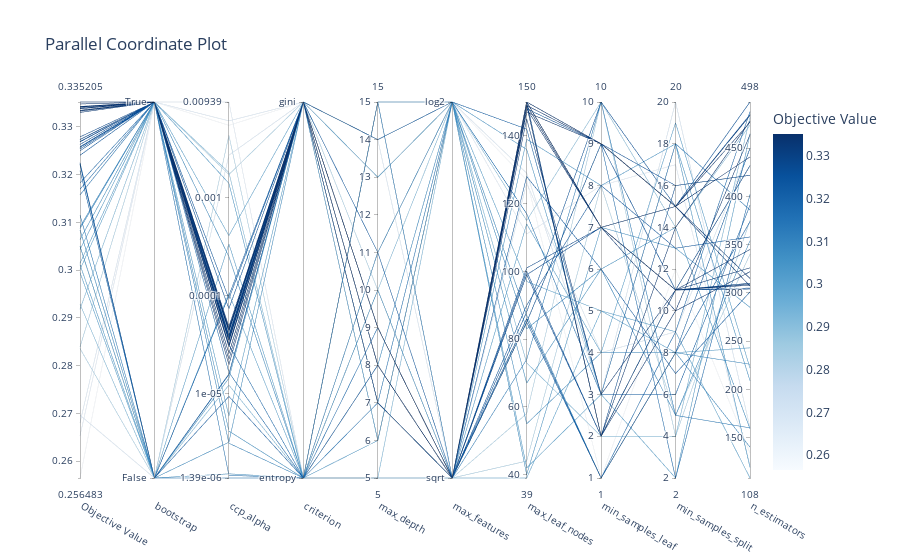

Notebook code for this chart:
### Code cell
visualizations['parallel_coordinate']

### Figure 1 — Plotly figure (JSON) as saved in the notebook; plotly's stock layout.template omitted (floating-point values rounded to 4 significant figures)
{"data": [{"dimensions": [{"label": "Objective Value", "range": [0.2565, 0.3352], "values": [0.3225, 0.2696, 0.3015, 0.2839, 0.2995, 0.2836, 0.324, 0.3011, 0.305, 0.3158, 0.2565, 0.305, 0.2653, 0.3085, 0.3333, 0.3064, 0.3091, 0.268, 0.2918, 0.3115, 0.3043, 0.3001, 0.2929, 0.3208, 0.3087, 0.317, 0.3221, 0.3223, 0.3183, 0.3342, 0.3257, 0.3352, 0.3339, 0.3343, 0.325, 0.3348, 0.3335, 0.3341, 0.3273, 0.3279, 0.3334, 0.333, 0.3338, 0.3334, 0.3269, 0.3254, 0.3258, 0.3273, 0.3269, 0.3263]}, {"label": "bootstrap", "range": [0, 1], "ticktext": ["False", "True"], "tickvals": [0, 1], "values": [0, 0, 1, 1, 0, 0, 1, 0, 0, 1, 1, 0, 1, 0, 1, 1, 1, 1, 1, 0, 1, 1, 0, 0, 1, 1, 0, 0, 1, 1, 1, 1, 1, 1, 1, 1, 1, 1, 1, 1, 1, 1, 1, 1, 1, 1, 1, 1, 1, 1]}, {"label": "ccp_alpha", "range": [-5.857, -2.027], "ticktext": ["1.39e-06", "1e-05", "0.0001", "0.001", "0.00939"], "tickvals": [-5.857, -5, -4, -3, -2.027], "values": [-5.026, -2.569, -5.227, -2.766, -3.979, -2.367, -4.031, -3.473, -5.815, -5.83, -2.265, -4.841, -2.027, -5.493, -4.522, -5.379, -5.503, -2.22, -2.745, -5.857, -2.856, -3.389, -4.91, -3.998, -3.603, -4.5, -4.798, -4.803, -4.782, -4.59, -4.132, -4.452, -4.315, -4.349, -4.438, -4.339, -4.65, -4.703, -4.5, -4.59, -4.465, -4.414, -4.506, -4.362, -4.347, -4.369, -4.336, -4.428, -4.4, -4.412]}, {"label": "criterion", "range": [0, 1], "ticktext": ["entropy", "gini"], "tickvals": [0, 1], "values": [0, 1, 1, 1, 0, 0, 1, 0, 0, 0, 1, 1, 0, 1, 1, 0, 0, 1, 0, 0, 0, 1, 0, 1, 0, 0, 1, 1, 0, 1, 1, 1, 1, 1, 1, 1, 1, 1, 1, 1, 1, 1, 1, 1, 1, 1, 1, 1, 1, 1]}, {"label": "max_depth", "range": [5, 15], "values": [8, 6, 14, 10, 15, 5, 11, 5, 6, 7, 13, 6, 15, 8, 8, 11, 11, 14, 10, 15, 10, 13, 5, 14, 15, 9, 9, 9, 8, 8, 9, 9, 8, 8, 9, 9, 8, 8, 8, 8, 8, 8, 8, 8, 8, 7, 7, 7, 7, 7]}, {"label": "max_features", "range": [0, 1], "ticktext": ["sqrt", "log2"], "tickvals": [0, 1], "values": [0, 1, 1, 0, 0, 0, 0, 0, 1, 1, 1, 1, 1, 1, 0, 1, 1, 0, 1, 0, 0, 1, 1, 1, 1, 0, 0, 0, 0, 0, 0, 0, 0, 0, 0, 0, 0, 0, 0, 0, 0, 0, 0, 0, 0, 0, 0, 0, 0, 0]}, {"label": "max_leaf_nodes", "range": [39, 150], "values": [128, 129, 42, 44, 39, 58, 90, 114, 136, 117, 127, 40, 111, 55, 145, 67, 87, 126, 115, 74, 139, 97, 73, 142, 83, 85, 85, 86, 86, 149, 88, 149, 150, 149, 85, 147, 149, 148, 99, 101, 149, 150, 150, 150, 99, 100, 148, 150, 150, 150]}, {"label": "min_samples_leaf", "range": [1, 10], "values": [6, 3, 3, 8, 5, 10, 8, 4, 3, 3, 1, 7, 8, 4, 3, 6, 1, 4, 10, 10, 8, 5, 2, 3, 6, 9, 1, 1, 1, 2, 10, 9, 9, 2, 9, 9, 7, 7, 7, 7, 7, 7, 7, 7, 2, 2, 9, 2, 2, 9]}, {"label": "min_samples_split", "range": [2, 20], "values": [7, 20, 2, 5, 8, 4, 13, 19, 18, 18, 12, 13, 17, 8, 11, 14, 8, 9, 14, 5, 18, 9, 4, 6, 5, 2, 8, 8, 9, 10, 15, 15, 15, 14, 15, 15, 15, 15, 11, 11, 10, 11, 11, 11, 11, 11, 11, 16, 11, 16]}, {"label": "n_estimators", "range": [108, 498], "values": [301, 160, 465, 340, 243, 375, 358, 222, 209, 386, 134, 285, 121, 226, 345, 159, 140, 450, 474, 160, 119, 108, 482, 391, 354, 402, 374, 450, 488, 464, 498, 477, 484, 478, 485, 441, 307, 315, 310, 304, 322, 326, 309, 308, 305, 310, 432, 422, 432, 422]}], "labelangle": 30, "labelside": "bottom", "line": {"color": [0.3225, 0.2696, 0.3015, 0.2839, 0.2995, 0.2836, 0.324, 0.3011, 0.305, 0.3158, 0.2565, 0.305, 0.2653, 0.3085, 0.3333, 0.3064, 0.3091, 0.268, 0.2918, 0.3115, 0.3043, 0.3001, 0.2929, 0.3208, 0.3087, 0.317, 0.3221, 0.3223, 0.3183, 0.3342, 0.3257, 0.3352, 0.3339, 0.3343, 0.325, 0.3348, 0.3335, 0.3341, 0.3273, 0.3279, 0.3334, 0.333, 0.3338, 0.3334, 0.3269, 0.3254, 0.3258, 0.3273, 0.3269, 0.3263], "colorbar": {"title": {"text": "Objective Value"}}, "colorscale": [[0, "rgb(247,251,255)"], [0.125, "rgb(222,235,247)"], [0.25, "rgb(198,219,239)"], [0.375, "rgb(158,202,225)"], [0.5, "rgb(107,174,214)"], [0.625, "rgb(66,146,198)"], [0.75, "rgb(33,113,181)"], [0.875, "rgb(8,81,156)"], [1, "rgb(8,48,107)"]], "reversescale": false, "showscale": true}, "type": "parcoords"}], "layout": {"title": {"text": "Parallel Coordinate Plot"}}}
